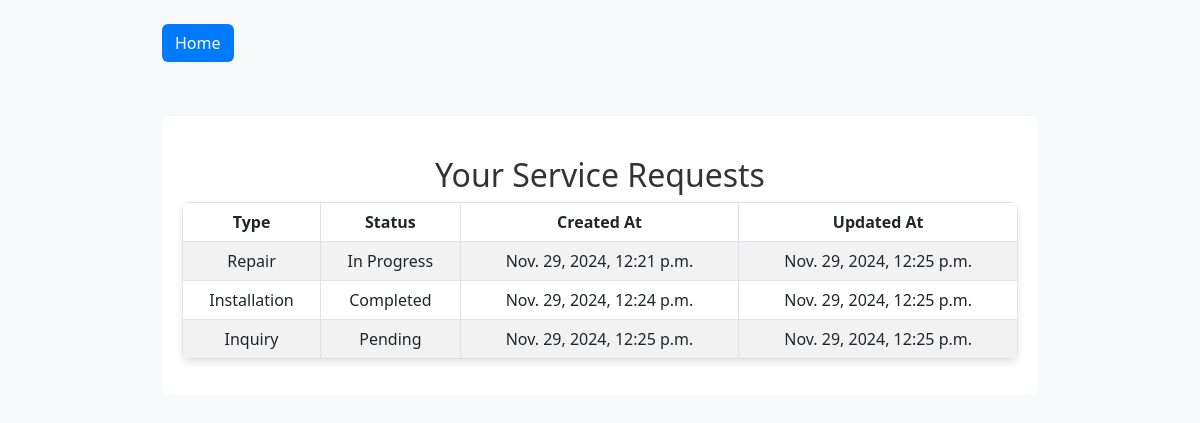
The app's page /requests/list/ (signed in) with its own data.
### service_requests/models.py (models this page shows, shortened)
class ServiceRequest(models.Model):
    TYPE_CHOICES = [
        ('Repair', 'Repair'),
        ('Installation', 'Installation'),
        ('Inquiry', 'Inquiry'),
    ]
    STATUS_CHOICES = [
        ('Pending', 'Pending'),
        ('In Progress', 'In Progress'),
        ('Completed', 'Completed'),
    ]
    status = models.CharField(
            max_length=20,
            choices=STATUS_CHOICES,
            default='pending',
        )
    customer = models.ForeignKey(User, on_delete=models.CASCADE)
    type = models.CharField(max_length=50, choices=TYPE_CHOICES)
    details = models.TextField()
    file = models.FileField(upload_to='uploads/', blank=True, null=True)
    status = models.CharField(max_length=50, choices=STATUS_CHOICES, default='Pending')
    created_at = models.DateTimeField(auto_now_add=True)
    updated_at = models.DateTimeField(auto_now=True)

### service_requests/views.py (the view)
# urls.py: path('list/', views.list_service_requests, name='list_service_requests'),
@login_required
def list_service_requests(request):
    requests = ServiceRequest.objects.filter(customer=request.user)
    return render(request, 'service_requests/list.html', {'requests': requests})

### service_requests/templates/service_requests/list.html (shortened to what this page needs)
<head>
    <link href="https://cdn.jsdelivr.net/npm/bootstrap@5.3.0-alpha1/dist/css/bootstrap.min.css" rel="stylesheet">
</head>
<body>
    <div class="container mt-4">
        <a href="{% url 'home' %}" class="btn btn-custom mb-4">Home</a>
        <div class="card">
            <h2>Your Service Requests</h2>
            <table class="table table-striped table-bordered">
                <thead>
                    <tr>
                        <th>Type</th>
                        <th>Status</th>
                        <th>Created At</th>
                        <th>Updated At</th>
                    </tr>
                </thead>
                <tbody>
                    {% for request in requests %}
                    <tr>
                        <td>{{ request.type }}</td>
                        <td>{{ request.status }}</td>
                        <td>{{ request.created_at }}</td>
                        <td>{{ request.updated_at }}</td>
                    </tr>
                    {% empty %}
                    <tr>
                        <td colspan="4">No requests found.</td>
                    </tr>
                    {% endfor %}
                </tbody>
            </table>
        </div>
    </div>
</body>

### service_requests/templates/service_requests/list.html (style rules this page uses)
body { background-color: #f8f9fa; color: #343a40; }
.container { max-width: 900px; }
.table { background-color: #fff; border-radius: 8px; overflow: hidden; box-shadow: 0 4px 8px rgba(0, 0, 0, 0.1); }
.table th, .table td { text-align: center; vertical-align: middle; }
.btn-custom { background-color: #007bff; color: #fff; }
h2 { margin-top: 20px; color: #333; text-align: center; }
.card { background-color: #ffffff; border: none; padding: 20px; margin-top: 30px; }

### records on screen
ServiceRequest: type "Repair", status "In Progress", created_at "Nov. 29, 2024, 12:21 p.m.", updated_at "Nov. 29, 2024, 12:25 p.m."
ServiceRequest: type "Installation", status "Completed", created_at "Nov. 29, 2024, 12:24 p.m.", updated_at "Nov. 29, 2024, 12:25 p.m."
ServiceRequest: type "Inquiry", status "Pending", created_at "Nov. 29, 2024, 12:25 p.m.", updated_at "Nov. 29, 2024, 12:25 p.m."
